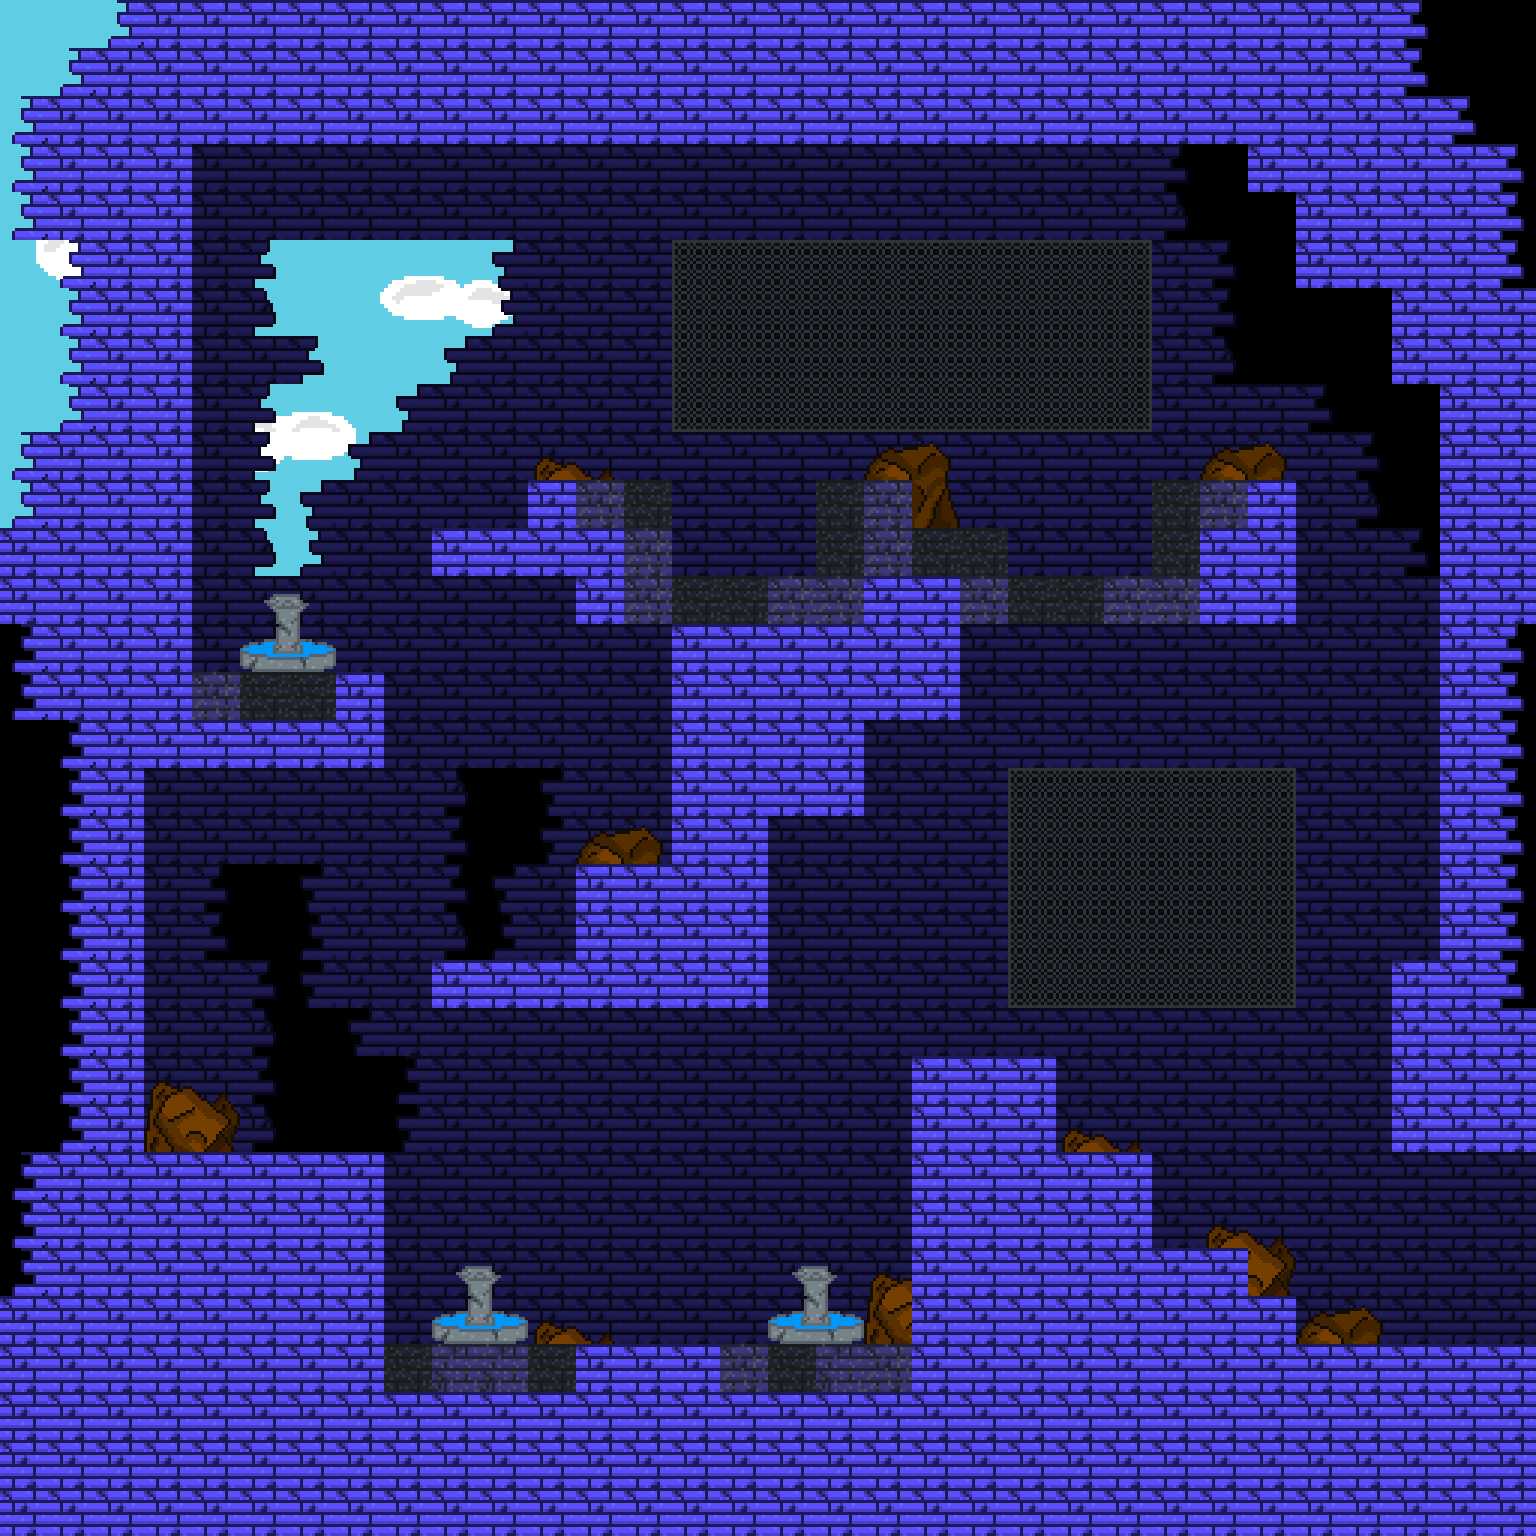

Rendered tile map (Tiled .tmx) drawn with the repository's tilesets; below, a short description and the map source with its tile grids summarised:
An orthogonal 32x32 tile map with 48x48 px tiles, 4 tile layers (back_tiles, back_second, front, front_second), 6 tilesets, 1 image layer and 31 objects (2x HazardWaterfall, SpawnPoint, SpellUnlockWater, Portal).

<map version="1.11" tiledversion="1.11.0" orientation="orthogonal" renderorder="right-down" width="32" height="32" tilewidth="48" tileheight="48" infinite="0" nextlayerid="22" nextobjectid="329">
 <tileset firstgid="1" name="tileset01" tilewidth="48" tileheight="48" tilecount="176" columns="16">
  <image source="../tilesets/tileset01.png" width="768" height="528" />
 </tileset>
 <tileset firstgid="177" name="tileset02" tilewidth="48" tileheight="48" tilecount="121" columns="11">
  <image source="../tilesets/tileset02.png" width="528" height="528" />
 </tileset>
 <tileset firstgid="298" name="tileset03" tilewidth="48" tileheight="48" tilecount="306" columns="17">
  <image source="../tilesets/tileset03.png" width="816" height="864" />
 </tileset>
 <tileset firstgid="604" name="objects" tilewidth="48" tileheight="48" tilecount="64" columns="8">
  <image source="../tilesets/objects.png" width="384" height="384" />
 </tileset>
 <tileset firstgid="668" name="tileset04" tilewidth="48" tileheight="48" tilecount="240" columns="16">
  <image source="../tilesets/tileset04.png" width="768" height="720" />
 </tileset>
 <tileset firstgid="908" name="tileset05" tilewidth="48" tileheight="48" tilecount="35" columns="7">
  <image source="../tilesets/tileset05.png" width="336" height="240" />
 </tileset>
 <imagelayer id="17" name="Image Layer 1">
  <image source="../Backgrounds/ground_back.png" width="1024" height="576" />
  <properties>
   <property name="depth" type="int" value="3000" />
   <property name="parallax_x" type="float" value="1" />
   <property name="parallax_y" type="float" value="1" />
   <property name="repeat_y" type="bool" value="true" />
  </properties>
 </imagelayer>
 <layer id="11" name="back_tiles" width="32" height="32">
  <properties>
   <property name="depth" type="int" value="1050" />
   <property name="tileset" type="int" value="0" />
  </properties>
  <data>[1024 cells, 864 non-empty, 8 distinct tile ids]</data>
 </layer>
 <layer id="21" name="back_second" width="32" height="32">
  <properties>
   <property name="depth" type="int" value="1000" />
   <property name="tileset" type="int" value="5" />
  </properties>
  <data>[1024 cells, 103 non-empty, 12 distinct tile ids]</data>
 </layer>
 <layer id="12" name="front" width="32" height="32">
  <properties>
   <property name="depth" type="int" value="950" />
   <property name="tileset" type="int" value="0" />
  </properties>
  <data>[1024 cells, 24 non-empty, 7 distinct tile ids]</data>
 </layer>
 <layer id="20" name="front_second" width="32" height="32">
  <properties>
   <property name="depth" type="int" value="900" />
   <property name="tileset" type="int" value="5" />
  </properties>
  <data>[1024 cells, 12 non-empty, 4 distinct tile ids]</data>
 </layer>
 <objectgroup color="#ffaa00" id="16" name="spawnpoints">
  <object id="284" type="SpawnPoint" x="1488" y="1152" width="48" height="48">
   <properties>
    <property name="id" type="int" value="0" />
   </properties>
  </object>
 </objectgroup>
 <objectgroup id="14" name="objects">
  <object id="323" type="HazardWaterfall" x="672" y="144" width="144" height="432" />
  <object id="324" type="HazardWaterfall" x="1008" y="144" width="144" height="432" />
  <object id="325" type="SpellUnlockWater" x="624" y="1152" width="52" height="64" />
 </objectgroup>
 <objectgroup color="#0000ff" id="13" name="walls">
  <properties>
   <property name="isWallLayer" type="bool" value="true" />
  </properties>
  <object id="265" x="1248" y="144" width="48" height="48" />
  <object id="316" x="1152" y="480" width="144" height="96" />
  <object id="317" x="816" y="528" width="192" height="48" />
  <object id="328" x="816" y="480" width="96" height="48" />
  <object id="318" x="432" y="528" width="240" height="48" />
  <object id="326" x="528" y="480" width="96" height="48" />
  <object id="320" x="192" y="672" width="192" height="96" />
  <object id="54" x="432" y="960" width="336" height="48" />
  <object id="309" x="672" y="720" width="192" height="96" />
  <object id="314" x="672" y="624" width="288" height="96" />
  <object id="315" x="576" y="576" width="720" height="48" />
  <object id="298" x="0" y="768" width="144" height="576" />
  <object id="319" x="0" y="144" width="192" height="624" />
  <object id="275" x="0" y="1344" width="1536" height="192" />
  <object id="271" x="1152" y="1248" width="96" height="96" />
  <object id="312" x="1056" y="1152" width="96" height="192" />
  <object id="313" x="912" y="1056" width="144" height="288" />
  <object id="290" x="576" y="864" width="192" height="96" />
  <object id="270" x="144" y="1152" width="240" height="192" />
  <object id="300" x="1392" y="960" width="144" height="192" />
  <object id="190" x="672" y="816" width="96" height="48" />
  <object id="259" x="1296" y="144" width="96" height="144" />
  <object id="191" x="1248" y="1296" width="48" height="48" />
  <object id="215" x="1440" y="0" width="96" height="960" />
  <object id="289" x="1392" y="144" width="48" height="240" />
  <object id="218" x="0" y="0" width="1440" height="144" />
 </objectgroup>
 <objectgroup color="#00ff00" id="15" name="doors">
  <object id="285" type="Portal" x="1584" y="1152" width="48" height="192">
   <properties>
    <property name="horizontal" type="bool" value="false" />
    <property name="id_point" type="int" value="3" />
    <property name="id_room" type="int" value="71" />
   </properties>
  </object>
 </objectgroup>
</map>
